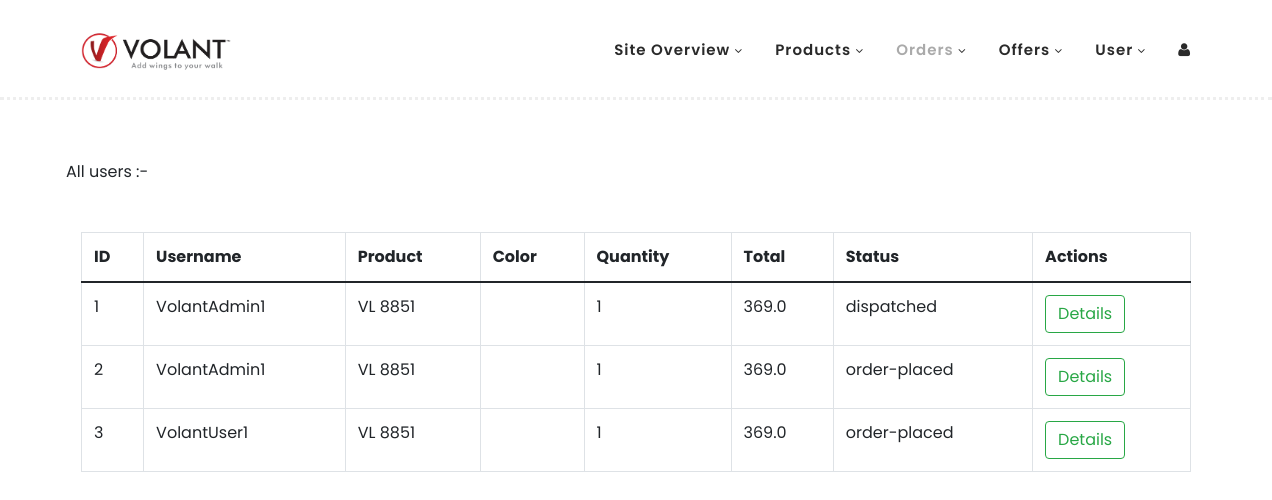
The app's page /adminorderlist/ with its own data.
### VolantApp/models.py (models this page shows, shortened)
class OrderModel(models.Model):
    product = models.ForeignKey(Footwears, on_delete=models.CASCADE)
    user = models.ForeignKey(User, on_delete=models.CASCADE)
    color = models.ForeignKey(Footwearimages, on_delete=models.CASCADE)
    size = models.ForeignKey(Footwearsize, on_delete=models.CASCADE)
    options={
        ('order-placed','order-placed'),
        ('dispatched','dispatched'),
        ('shipped','shipped'),
        ('delivered','delivered'),
        ('cancelled','cancelled')
    }
    status=models.CharField(max_length=100,choices=options,default='order-placed')
    quantity = models.IntegerField(default=1)
    phone = models.CharField(max_length=100)
    email =models.EmailField(max_length=254)
    address = models.TextField()
    total = models.FloatField()

class Footwears(models.Model):
    product_options=(
        ('sandals','sandals'),
        ('slipperandflipflops','slipperandflipflops'),
        ('casualshoes','casualshoes'),
        ('specialcollections','specialcollections'),
        ('flatshoes','flatshoes'),
        ('schooledition','schooledition'),
    )
    product_category=models.CharField(max_length=100,choices=product_options)
    types=(
        ('ladies','ladies'),
        ('gents','gents'),
        ('boys','boys'),
        ('girls','girls'),
        ('kids','kids')
    )
    product_types=models.CharField(max_length=100,choices=types)
    product_name=models.CharField(max_length=100)
    product_price=models.FloatField()
    product_description = models.TextField()
    colors=(
        ('Black','Black'),
        ('Blue','Blue'),
        ('Brown','Brown'),
        ('Camel','Camel'),
        ('Cherry','Cherry'),
        ('Gold','Gold'),
        ('Grape','Grape'),
        ('Green','Green'),
        ('Grey','Grey'),
        ('Maroon','Maroon'),
        ('Mehandi','Mehandi'),
        ('Navy','Navy'),
        ('Olive','Olive'),
        ('Peach','Peach'),
        ('Peacock','Peacock'),
        ('Pink','Pink'),
        ('Purple','Purple'),
        ('Tan','Tan'),
        ('Violet','Violet'),
        ('White','White'),
        ('Wine','Wine'),
        ('Yellow','Yellow'),
    )
    product_color=models.CharField(max_length=100,choices=colors)
    image = models.ImageField(upload_to='images/')

### VolantApp/views.py (the view)
# urls.py: path('adminorderlist/',views.AdminOrderList.as_view(),name='adminorderlist'),
class AdminOrderList(ListView):
    template_name = 'adminorders.html'
    model = OrderModel
    context_object_name = 'orders'
    def get_queryset(self):
        return OrderModel.objects.all().exclude(status = 'delivered')

### VolantApp/templates/adminorders.html (shortened to what this page needs)
{% load static  %}
<!DOCTYPE html>
<html lang="en">
  <head>
    <link href="https://cdn.jsdelivr.net/npm/bootstrap@5.0.2/dist/css/bootstrap.min.css" rel="stylesheet">
    <link rel="stylesheet" href="https://cdn.jsdelivr.net/npm/bootstrap-icons@1.11.3/font/bootstrap-icons.min.css">
    <link rel="stylesheet" href="https://cdnjs.cloudflare.com/ajax/libs/font-awesome/6.5.2/css/all.min.css" />
    <link rel="stylesheet" href="{% static './assets/css/additional.css' %}">
    <link rel="stylesheet" type="text/css" href="{% static './assets/css/bootstrap.min.css' %}">
    <link rel="stylesheet" type="text/css" href="{% static './assets/css/font-awesome.css' %}">
    <link rel="stylesheet" href="{% static './assets/css/templatemo-hexashop.css' %}">
    <link rel="stylesheet" href="{% static './assets/css/owl-carousel.css' %}">
    <link rel="stylesheet" href="{% static './assets/css/lightbox.css' %}">
    </head>
    <body>
    <header class="header-area header-sticky  container-fluid">
        <div class="container-lg">
            <div class="row">
                <div class="col-12">
                    <nav class="main-nav">
                        <a href="index.html" class="logo">
                            <img src="{% static './assets/images/volantlogo-01.png' %}" width="150px" alt="Volant-logo">
                        </a>
                        <ul class="nav">
                            <li class="submenu scroll-to-section" >
                                <a href="javascript:;">Site Overview</a>
                            </li>
                            <li class="submenu scroll-to-section">
                                <a href="javascript:;">Products</a>
                            </li>
                            <li class="submenu scroll-to-section">
                                <a href="javascript:;" class="active">Orders</a>
                            </li>
                            <li class="submenu scroll-to-section">
                                <a href="javascript:;">Offers</a>
                            </li>
                            <li class="submenu scroll-to-section">
                                <a href="javascript:;">User</a>
                            </li>
                            <li class=" ">
                                <a href="javascript:;" data-bs-toggle="modal" data-bs-target="#exampleModal"><i class="fa fa-user"></i></a>
                            </li>
                        </ul>
                    </nav>
                </div>
            </div>
        </div>
    </header>
{% block content %}
    <section class="main-banner min-vh-100 container" id="top">
        <div class="row pb-5">
            All users :-
        </div>
        <div class="row">
            <div class="col-12">
                {% if orders %}
                    <table class="table table-bordered  table-hover ">
                        <thead class="">
                            <tr>
                                <th>ID</th>
                                <th>Username</th>
                                <th>Product</th>
                                <th>Color</th>
                                <th>Quantity</th>
                                <th>Total</th>
                                <th>Status</th>
                                <th>Actions</th>
                        </thead>
                        <tbody>
                        {% for i in orders  %}
                                <tr>
                                    <td>{{forloop.counter}}</td>
                                    <td>{{i.user.username}}</td>
                                    <td>{{i.product.product_name}}</td>
                                    <td><img src="{{i.color.product_image.url}}" width="100px" alt=""></td>
                                    <td>{{i.quantity}}</td>
                                    <td>{{i.total}}</td>
                                    <td>{{i.status}}</td>
                                    <td><a href="{% url 'adminordersDetail' i.id %}" class="btn btn-outline-success">Details</a></td>
                                </tr>
                            {% endfor %}
                        </tbody>
                    </table>
                {% else %}
                    <h4 class="text-center text-capitalize" style="color: rgb(78, 78, 78);">No users found</h4>
                {% endif %}
            </div>
        </div>
    </section>
{% endblock %}
  </body>
</html>

### VolantApp/static/assets/css/templatemo-hexashop.css (style rules this page uses)
html, body, div, span, applet, object, iframe, h1, h2, h3, h4, h5, h6, p, blockquote, div pre, a, abbr, acronym, address, big, cite, code, del, dfn, em, font, img, ins, kbd, q, s, samp, small, strike, strong, sub, sup, tt, var, b, u, i, center, dl, dt, dd, ol, ul, li, figure, header, nav, section, article, aside, footer, figcaption { margin: 0; padding: 0; border: 0; outline: 0; }
ul, li { padding: 0; margin: 0; list-style: none; }
header, nav, section, article, aside, footer, hgroup { display: block; }
* { box-sizing: border-box; }
html, body { font-family: 'Poppins', sans-serif; font-weight: 400; background-color: #fff; font-size: 16px; -ms-text-size-adjust: 100%; -webkit-font-smoothing: antialiased; -moz-osx-font-smoothing: grayscale; }
a { text-decoration: none !important; }
ul { margin-bottom: 0px; }
html, body { background: #fff; font-family: 'Poppins', sans-serif; }
.header-area { border-bottom: 3px dotted #eee; box-shadow: none; background-color: #fff; position: absolute; top: 0px; left: 0px; right: 0px; z-index: 100; height: 100px; -webkit-transition: all .5s ease 0s; -moz-transition: all .5s ease 0s; -o-transition: all .5s ease 0s; transition: all .5s ease 0s; }
.header-area .main-nav { min-height: 80px; background: transparent; }
.header-area .main-nav .logo { line-height: 100px; color: #fff; font-size: 28px; font-weight: 700; text-transform: uppercase; letter-spacing: 2px; float: left; -webkit-transition: all 0.3s ease 0s; -moz-transition: all 0.3s ease 0s; -o-transition: all 0.3s ease 0s; transition: all 0.3s ease 0s; }
.header-area .main-nav .nav { float: right; margin-top: 30px; margin-right: 0px; background-color: transparent; -webkit-transition: all 0.3s ease 0s; -moz-transition: all 0.3s ease 0s; -o-transition: all 0.3s ease 0s; transition: all 0.3s ease 0s; position: relative; z-index: 999; }
.header-area .main-nav .nav li { padding-left: 15px; padding-right: 15px; }
.header-area .main-nav .nav li:last-child { padding-right: 0px; }
.header-area .main-nav .nav li a { display: block; font-weight: 600; font-size: 15px; color: #2a2a2a; text-transform: capitalize; -webkit-transition: all 0.3s ease 0s; -moz-transition: all 0.3s ease 0s; -o-transition: all 0.3s ease 0s; transition: all 0.3s ease 0s; height: 40px; line-height: 40px; border: transparent; letter-spacing: 1px; }
.header-area .main-nav .nav li a { color: #2a2a2a; }
.header-area .main-nav .nav li:hover a, .header-area .main-nav .nav li a.active { color: #aaa!important; }
.header-area .main-nav .nav li.submenu { position: relative; padding-right: 30px; }
.header-area .main-nav .nav li.submenu:after { font-family: FontAwesome; content: "\f107"; font-size: 12px; color: #2a2a2a; position: absolute; right: 18px; top: 12px; }
.header-area.header-sticky { min-height: 80px; }
.header-area .nav { margin-top: 30px; }
.header-area.header-sticky .nav li a.active { color: #aaa; }
@media (min-width: 767px) { .header-area .main-nav .nav { display: flex !important; } }
.main-banner { border-bottom: 3px dotted #eee; padding-top: 160px; padding-bottom: 30px; }
html { scroll-behavior: smooth; }

### records on screen
OrderModel: user.username "VolantAdmin1", product.product_name "VL 8851", quantity "1", total "369.0", status "dispatched"
OrderModel: user.username "VolantAdmin1", product.product_name "VL 8851", quantity "1", total "369.0", status "order-placed"
OrderModel: user.username "VolantUser1", product.product_name "VL 8851", quantity "1", total "369.0", status "order-placed"
